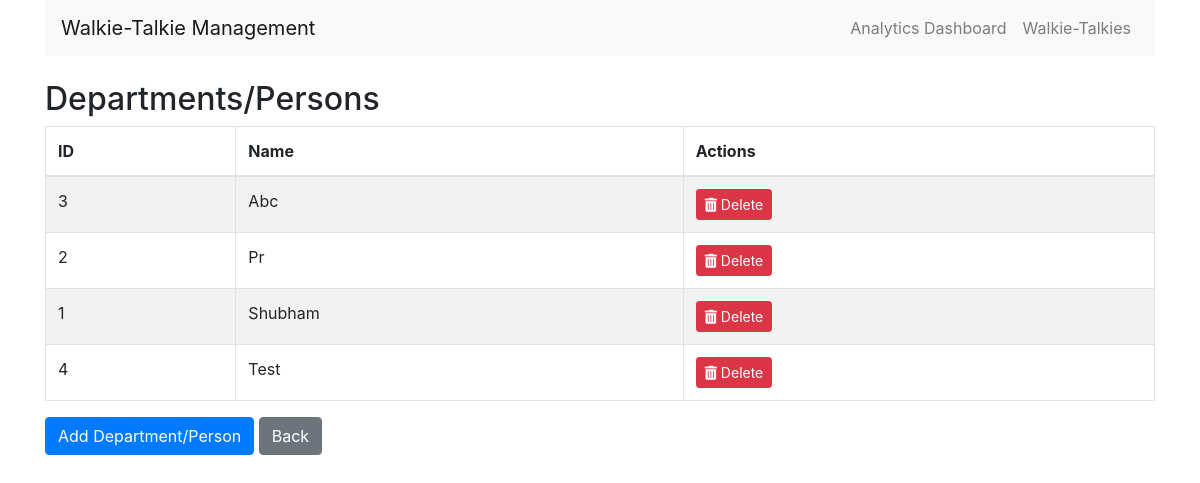
The page /departments on the database its author committed.
### models.py (models this page shows)
class Department(db.Model):
    __tablename__ = 'departments'
    id = db.Column(db.Integer, primary_key=True)
    name = db.Column(db.String(100), nullable=False, unique=True)
    rental_history = db.relationship('Rental', backref='department', lazy=True)

### routes.py (the view)
@app.route('/departments')
def departments():
    departments = Department.query.order_by(Department.name.asc()).all()
    return render_template('departments.html', departments=departments)

### templates/departments.html (shortened to what this page needs)
{% extends 'base.html' %}
{% block content %}
<h2>Departments/Persons</h2>
<table class="table table-striped table-bordered">
    <thead>
        <tr>
            <th>ID</th>
            <th>Name</th>
            <th>Actions</th>
        </tr>
    </thead>
    <tbody>
        {% for dept in departments %}
        <tr>
            <td>{{ dept.id }}</td>
            <td>{{ dept.name }}</td>
            <td>
                {% if dept.rentals|selectattr('return_time', '==', None)|list %}
                    <button class="btn btn-sm btn-danger" disabled data-toggle="tooltip" title="Cannot delete; walkie-talkies are currently lent to this department/person.">
                        <i class="fas fa-trash-alt"></i> Delete
                    </button>
                {% else %}
                    <form action="{{ url_for('delete_department', dept_id=dept.id) }}" method="post" style="display:inline;">
                        <button type="submit" class="btn btn-sm btn-danger" onclick="return confirm('Are you sure you want to delete this department/person?');" data-toggle="tooltip" title="Delete">
                            <i class="fas fa-trash-alt"></i> Delete
                        </button>
                    </form>
                {% endif %}
            </td>
        </tr>
        {% endfor %}
    </tbody>
</table>
<a href="{{ url_for('add_department') }}" class="btn btn-primary">Add Department/Person</a>
<a href="{{ url_for('index') }}" class="btn btn-secondary">Back</a>
{% endblock %}

### rows shown on the page
Department: id "3", name "Abc"
Department: id "2", name "Pr"
Department: id "1", name "Shubham"
Department: id "4", name "Test"
